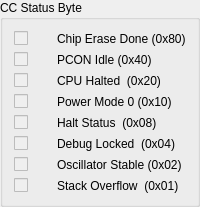
            <widget class="QGroupBox" name="groupBox">
             <property name="title">
              <string>CC Status Byte</string>
             </property>
             <layout class="QGridLayout" name="gridLayout_6">
              <item row="0" column="0">
               <layout class="QGridLayout" name="gridLayout_4">
                <item row="0" column="0">
                 <widget class="QCheckBox" name="chipEraseDone">
                  <property name="enabled">
                   <bool>false</bool>
                  </property>
                 </widget>
                </item>
                <item row="0" column="1">
                 <widget class="QLabel" name="fileName_5">
                  <property name="text">
                   <string>Chip Erase Done (0x80)</string>
                  </property>
                 </widget>
                </item>
                <item row="1" column="0">
                 <widget class="QCheckBox" name="pconIdle">
                  <property name="enabled">
                   <bool>false</bool>
                  </property>
                 </widget>
                </item>
                <item row="1" column="1">
                 <widget class="QLabel" name="fileName_6">
                  <property name="text">
                   <string>PCON Idle (0x40)</string>
                  </property>
                 </widget>
                </item>
                <item row="2" column="0">
                 <widget class="QCheckBox" name="cpuHalted">
                  <property name="enabled">
                   <bool>false</bool>
                  </property>
                 </widget>
                </item>
                <item row="2" column="1">
                 <widget class="QLabel" name="fileName_9">
                  <property name="text">
                   <string>CPU Halted  (0x20)</string>
                  </property>
                 </widget>
                </item>
                <item row="3" column="0">
                 <widget class="QCheckBox" name="powerMode0">
                  <property name="enabled">
                   <bool>false</bool>
                  </property>
                 </widget>
                </item>
                <item row="3" column="1">
                 <widget class="QLabel" name="fileName_10">
                  <property name="text">
                   <string>Power Mode 0 (0x10)</string>
                  </property>
                 </widget>
                </item>
                <item row="4" column="0">
                 <widget class="QCheckBox" name="haltStatus">
                  <property name="enabled">
                   <bool>false</bool>
                  </property>
                 </widget>
                </item>
                <item row="4" column="1">
                 <widget class="QLabel" name="fileName_11">
                  <property name="text">
                   <string>Halt Status  (0x08)</string>
                  </property>
                 </widget>
                </item>
                <item row="5" column="0">
                 <widget class="QCheckBox" name="debugLocked">
                  <property name="enabled">
                   <bool>false</bool>
                  </property>
                 </widget>
                </item>
                <item row="5" column="1">
                 <widget class="QLabel" name="fileName_12">
                  <property name="text">
                   <string>Debug Locked  (0x04)</string>
                  </property>
                 </widget>
                </item>
                <item row="6" column="0">
                 <widget class="QCheckBox" name="oscillatorStable">
                  <property name="enabled">
                   <bool>false</bool>
                  </property>
                 </widget>
                </item>
                <item row="6" column="1">
                 <widget class="QLabel" name="fileName_13">
                  <property name="text">
                   <string>Oscillator Stable (0x02)</string>
                  </property>
                 </widget>
                </item>
                <item row="7" column="0">
                 <widget class="QCheckBox" name="stackOverflow">
                  <property name="enabled">
                   <bool>false</bool>
                  </property>
                 </widget>
                </item>
                <item row="7" column="1">
                 <widget class="QLabel" name="fileName_14">
                  <property name="text">
                   <string>Stack Overflow  (0x01)</string>
                  </property>
                 </widget>
                </item>
               </layout>
              </item>
             </layout>
            </widget>
